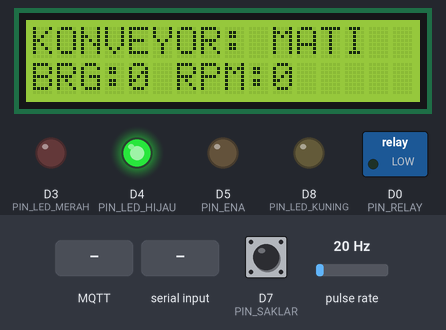
A sketch run on a simulated ESP8266 (NodeMCU). On the bench: 16×2 character LCD, switched loads named in the sketch (green lamp = pin HIGH), output pins drawn as LEDs (lit = HIGH). Wiring (inferred from the names in the program): pulse sensor: data D6. Inputs (shaded band) come from the test bench; at power-on: pulse rate 20 Hz, D7 (PIN_SAKLAR) HIGH. WiFi joins after 1.5 s; servers stay silent unless stated; random numbers use the default seed unless the sketch sets one; no MQTT or app messages arrive unless stated.

Above: at 5.2 s.
5.3 s: MQTT message "ON" arrives on the first subscribed topic
At 7.1 s:
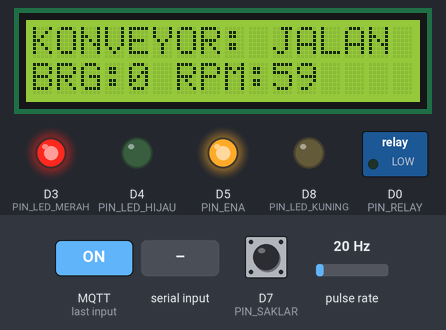
7.8 s: "SCANNING\n" received over Serial
At 9.3 s:
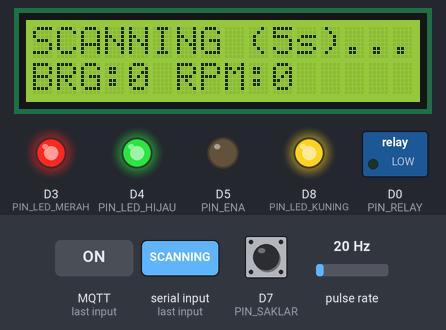
9.6 s: MQTT message "ON" arrives on the third subscribed topic
At 11.2 s:
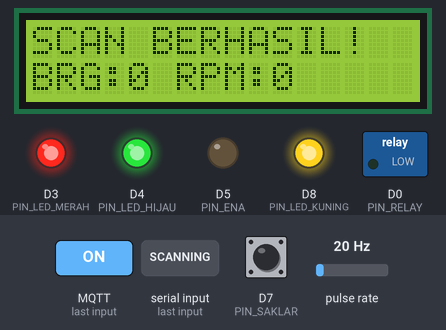
12.6 s: pulse rate (sensor on D6) set to 100 Hz
At 15.56 s:
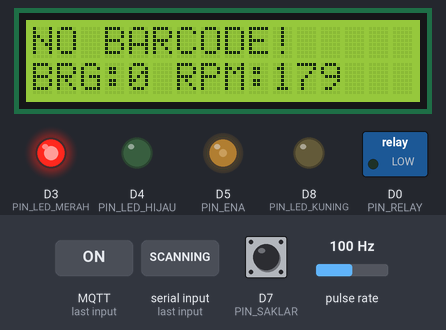
15.6 s: pulse rate (sensor on D6) set to 18 Hz
At 18.56 s:
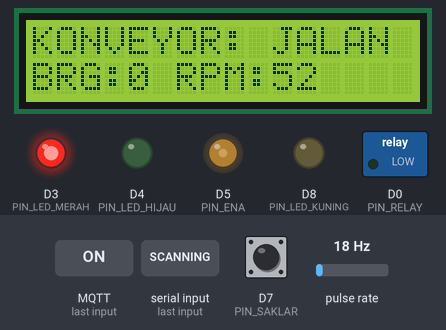
18.6 s: MQTT message "OFF" arrives on the third subscribed topic
At 21.46 s:
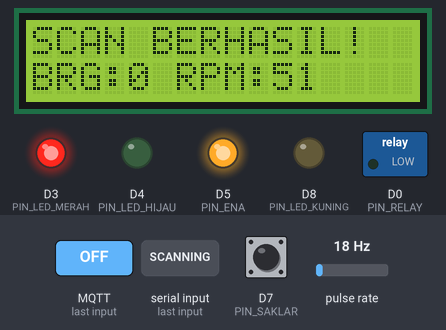
Timing chart, 0 to 21.9 s (numbered marks = the images above; inputs shaded):
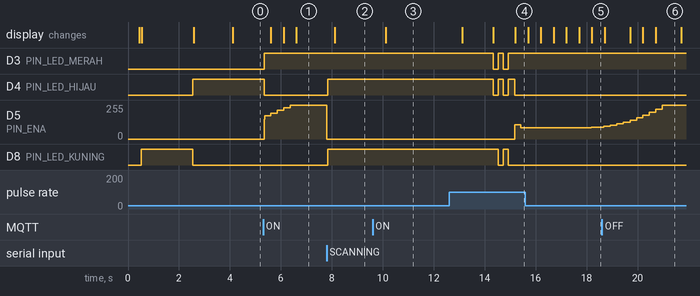

The sketch:

kodeprogram.ino
```cpp
#include <ESP8266WiFi.h>
#include <PubSubClient.h>
#include <Wire.h>
#include <LiquidCrystal_I2C.h>

// ================= KONFIGURASI WIFI & MQTT =================
const char* WIFI_SSID   = "naye";
const char* WIFI_PASS   = "tolonglahya";
const char* MQTT_SERVER = "192.168.137.230";
const int   MQTT_PORT   = 1883;

const char* TOPIC_KONTROL = "kel9_iot/conveyor/kontrol";
const char* TOPIC_STATUS  = "kel9_iot/conveyor/status";
const char* TOPIC_KODE    = "kel9_iot/conveyor/kode";
const char* TOPIC_JUMLAH  = "kel9_iot/conveyor/jumlah";
const char* TOPIC_RESET   = "kel9_iot/conveyor/reset";

// ================= PIN ESP8266 =================
#define PIN_RELAY       D0
#define PIN_LCD_SDA     D2
#define PIN_LCD_SCL     D1
#define PIN_ENA         D5
#define PIN_SENSOR      D6
#define PIN_SAKLAR      D7
#define PIN_LED_MERAH   D3
#define PIN_LED_HIJAU   D4
#define PIN_LED_KUNING  D8

// Polaritas LED
#define LED_ON          LOW
#define LED_OFF         HIGH
#define LED_KUNING_ON   HIGH
#define LED_KUNING_OFF  LOW

// ================= KONFIGURASI KONVEYOR & PID =================
const int JUMLAH_CELAH = 20;

float setpointRPM = 100.0;
float Kp = 1.2;
float Ki = 0.8;
float Kd = 0.05;

const int PWM_MIN = 85;
const int PWM_MAX = 255;

// ================= STATUS OPERASI & DATA LCD =================
enum ModeKonveyor {
  MODE_RUNNING,
  MODE_SCANNING
};

ModeKonveyor modeSekarang = MODE_RUNNING;
bool konveyorAktif = false;      // Bisa langsung di-ON/OFF dari web tanpa saklar fisik
bool saklarSebelumnya = false;
bool inisialisasiSaklar = false;

int jumlahBarangLCD = 0;
String kodeTerakhirLCD = "-";
unsigned long waktuNotifStatus = 0;
String teksNotifStatus = "";

// ================= OBJEK & VARIABEL =================
WiFiClient espClient;
PubSubClient mqtt(espClient);
LiquidCrystal_I2C lcd(0x27, 16, 2);

volatile unsigned long jumlahPulsa = 0;
volatile unsigned long waktuPulsaTerakhir = 0;

unsigned long waktuPIDSebelumnya = 0;
unsigned long waktuKirimSebelumnya = 0;
unsigned long waktuReconnectMQTT = 0;
unsigned long waktuMulaiScan = 0;

float rpmAktual = 0.0;
float rpmFiltered = 0.0;
float integralPID = 0.0;
float errorSebelumnya = 0.0;
int   pwmOutput = 0;
bool  motorSedangJalan = false;

// ================= HELPER LCD & KEDIP ALERT =================
void cetakBarisLCD(int baris, String teks) {
  while (teks.length() < 16) teks += " ";
  if (teks.length() > 16) teks = teks.substring(0, 16);
  lcd.setCursor(0, baris);
  lcd.print(teks);
}

void setSemuaLED(bool merah, bool kuning, bool hijau) {
  digitalWrite(PIN_LED_MERAH, merah ? LED_ON : LED_OFF);
  digitalWrite(PIN_LED_KUNING, kuning ? LED_KUNING_ON : LED_KUNING_OFF);
  digitalWrite(PIN_LED_HIJAU, hijau ? LED_ON : LED_OFF);
}

// Alert 5 detik tanpa barcode: LED kedip 2x + LCD tampil "NO BARCODE!" & hitungan tetap muncul
void jalankanAlertGagalScan() {
  cetakBarisLCD(0, "NO BARCODE!     ");
  cetakBarisLCD(1, "BRG:" + String(jumlahBarangLCD) + " RPM:0");

  for (int i = 0; i < 2; i++) {
    setSemuaLED(true, true, true);
    delay(200);
    setSemuaLED(false, false, false);
    delay(200);
  }

  teksNotifStatus = "NO BARCODE!     ";
  waktuNotifStatus = millis();
  modeSekarang = MODE_RUNNING;
}

// ================= INTERRUPT SENSOR FC-03 =================
void IRAM_ATTR hitungPulsa() {
  unsigned long sekarang = micros();
  if (sekarang - waktuPulsaTerakhir > 1000) {
    jumlahPulsa++;
    waktuPulsaTerakhir = sekarang;
  }
}

// ================= KONTROL INDIKATOR 3 LED =================
void updateIndikatorLED() {
  if (!konveyorAktif) {
    setSemuaLED(true, false, false);
  }
  else if (modeSekarang == MODE_SCANNING) {
    setSemuaLED(false, true, false);
  }
  else {
    setSemuaLED(false, false, true);
  }
}

// ================= PROSES PERINTAH MQTT & SERIAL =================
void prosesPerintah(String pesan) {
  pesan.trim();
  String cmd = pesan;
  cmd.toUpperCase();

  if (cmd == "ON" || cmd == "START") {
    konveyorAktif = true;
    modeSekarang = MODE_RUNNING;
  }
  else if (cmd == "OFF" || cmd == "STOP") {
    konveyorAktif = false;
    modeSekarang = MODE_RUNNING;
  }
  else if (cmd == "SCANNING" || cmd == "PAUSE") {
    if (konveyorAktif) {
      modeSekarang = MODE_SCANNING;
      waktuMulaiScan = millis();
      teksNotifStatus = "";
    }
  }
  else if (cmd == "SCAN_OK" || cmd == "RESUME" || cmd == "RUN") {
    if (konveyorAktif) {
      modeSekarang = MODE_RUNNING;
    }
  }
  else if (cmd == "SCAN_FAIL") {
    jalankanAlertGagalScan();
  }
  else if (cmd.startsWith("RPM:")) {
    float targetBaru = cmd.substring(4).toFloat();
    if (targetBaru >= 20 && targetBaru <= 500) {
      setpointRPM = targetBaru;
    }
  }
}

void mqttCallback(char* topic, byte* payload, unsigned int length) {
  String topikStr = String(topic);
  String pesan = "";
  for (unsigned int i = 0; i < length; i++) {
    pesan += (char)payload[i];
  }
  pesan.trim();

  if (topikStr == TOPIC_KONTROL) {
    prosesPerintah(pesan);
  }
  else if (topikStr == TOPIC_JUMLAH) {
    jumlahBarangLCD = pesan.toInt();
  }
  else if (topikStr == TOPIC_KODE) {
    kodeTerakhirLCD = pesan;
    teksNotifStatus = "SCAN BERHASIL!  ";
    waktuNotifStatus = millis();
  }
  else if (topikStr == TOPIC_RESET && pesan == "RESET") {
    jumlahBarangLCD = 0;
    kodeTerakhirLCD = "-";
    teksNotifStatus = "";
  }
}

// ================= KONTROL MOTOR & RELAY =================
void mulaiMotor() {
  if (!motorSedangJalan) {
    pinMode(PIN_RELAY, OUTPUT);
    digitalWrite(PIN_RELAY, LOW);
    delay(40);

    integralPID = 0.0;
    errorSebelumnya = 0.0;
    pwmOutput = 150;
    analogWrite(PIN_ENA, pwmOutput);
    motorSedangJalan = true;
  }
}

void hentikanMotor() {
  if (motorSedangJalan) {
    analogWrite(PIN_ENA, 0);
    digitalWrite(PIN_ENA, LOW);
    delay(40);
    pinMode(PIN_RELAY, INPUT);

    pwmOutput = 0;
    rpmAktual = 0.0;
    rpmFiltered = 0.0;
    integralPID = 0.0;
    errorSebelumnya = 0.0;
    motorSedangJalan = false;
  }
}

// ================= KONEKSI WIFI & MQTT =================
void setupWiFi() {
  WiFi.mode(WIFI_STA);
  WiFi.begin(WIFI_SSID, WIFI_PASS);
  int percobaan = 0;
  while (WiFi.status() != WL_CONNECTED && percobaan < 20) {
    delay(500);
    percobaan++;
  }
}

void cekKoneksiMQTT() {
  if (WiFi.status() != WL_CONNECTED) return;
  if (!mqtt.connected()) {
    if (millis() - waktuReconnectMQTT >= 5000) {
      waktuReconnectMQTT = millis();
      String clientId = "ESP8266-Conveyor-" + String(random(0xffff), HEX);
      if (mqtt.connect(clientId.c_str())) {
        mqtt.subscribe(TOPIC_KONTROL);
        mqtt.subscribe(TOPIC_JUMLAH);
        mqtt.subscribe(TOPIC_KODE);
        mqtt.subscribe(TOPIC_RESET);
      }
    }
  } else {
    mqtt.loop();
  }
}

// ================= SETUP =================
void setup() {
  Serial.begin(115200);
  delay(200);

  pinMode(PIN_RELAY, INPUT);
  pinMode(PIN_ENA, OUTPUT);
  digitalWrite(PIN_ENA, LOW);

  pinMode(PIN_SENSOR, INPUT);
  pinMode(PIN_SAKLAR, INPUT_PULLUP);

  pinMode(PIN_LED_MERAH, OUTPUT);
  pinMode(PIN_LED_HIJAU, OUTPUT);
  pinMode(PIN_LED_KUNING, OUTPUT);

  analogWriteRange(255);
  analogWriteFreq(1000);

  Wire.begin(PIN_LCD_SDA, PIN_LCD_SCL);
  delay(250);
  lcd.init();
  lcd.backlight();
  lcd.clear();

  setSemuaLED(true, true, true);
  cetakBarisLCD(0, "PERSIAPAN SISTEM");
  cetakBarisLCD(1, "SEMUA LED ON 2s ");
  delay(2000);

  setSemuaLED(true, false, false);
  cetakBarisLCD(0, "MENGHUBUNGKAN...");
  cetakBarisLCD(1, "WIFI & MQTT     ");
  setupWiFi();

  mqtt.setServer(MQTT_SERVER, MQTT_PORT);
  mqtt.setCallback(mqttCallback);

  attachInterrupt(digitalPinToInterrupt(PIN_SENSOR), hitungPulsa, FALLING);
}

// ================= LOOP =================
void loop() {
  cekKoneksiMQTT();

  if (Serial.available() > 0) {
    String cmdSerial = Serial.readStringUntil('\n');
    prosesPerintah(cmdSerial);
  }

  // 1. Cek perubahan saklar fisik (tidak mengunci tombol web)
  bool saklarFisikON = (digitalRead(PIN_SAKLAR) == LOW);
  if (!inisialisasiSaklar) {
    saklarSebelumnya = saklarFisikON;
    inisialisasiSaklar = true;
    konveyorAktif = false;
  } else if (saklarFisikON != saklarSebelumnya) {
    saklarSebelumnya = saklarFisikON;
    konveyorAktif = saklarFisikON;
    modeSekarang = MODE_RUNNING;
  }

  // 2. Eksekusi Motor
  if (!konveyorAktif) {
    hentikanMotor();
  } else {
    // Pengaman jika Raspi terputus saat scanning lebih dari 6.5 detik -> otomatis lanjut
    if (modeSekarang == MODE_SCANNING && (millis() - waktuMulaiScan >= 6500)) {
      jalankanAlertGagalScan();
    }

    if (modeSekarang == MODE_RUNNING) {
      mulaiMotor();
    } else {
      hentikanMotor();
    }
  }

  updateIndikatorLED();

  // 3. Perhitungan Sensor FC-03 & PID setiap 250 ms
  unsigned long sekarang = millis();
  if (sekarang - waktuPIDSebelumnya >= 250) {
    float dt = (sekarang - waktuPIDSebelumnya) / 1000.0;
    waktuPIDSebelumnya = sekarang;

    noInterrupts();
    unsigned long pulsa = jumlahPulsa;
    jumlahPulsa = 0;
    interrupts();

    if (motorSedangJalan) {
      rpmAktual = ((float)pulsa / JUMLAH_CELAH) * (60.0 / dt);
      rpmFiltered = (0.6 * rpmAktual) + (0.4 * rpmFiltered);

      float error = setpointRPM - rpmFiltered;
      integralPID += error * dt;
      integralPID = constrain(integralPID, -150.0, 150.0);
      float derivative = (error - errorSebelumnya) / dt;
      errorSebelumnya = error;

      float pidOut = (Kp * error) + (Ki * integralPID) + (Kd * derivative);
      pwmOutput = constrain((int)(pwmOutput + pidOut * 0.25), PWM_MIN, PWM_MAX);

      analogWrite(PIN_ENA, pwmOutput);
    } else {
      rpmAktual = 0.0;
      rpmFiltered = 0.0;
      pwmOutput = 0;
    }
  }

  // 4. Update LCD & Kirim Telemetry setiap 500 ms
  if (sekarang - waktuKirimSebelumnya >= 500) {
    waktuKirimSebelumnya = sekarang;

    if (teksNotifStatus != "" && (sekarang - waktuNotifStatus >= 3000)) {
      teksNotifStatus = "";
    }

    const char* statusTeks = "OFF";
    if (!konveyorAktif) {
      statusTeks = "OFF";
      cetakBarisLCD(0, "KONVEYOR: MATI  ");
    }
    else if (teksNotifStatus != "") {
      statusTeks = "RUNNING";
      cetakBarisLCD(0, teksNotifStatus);
    }
    else if (modeSekarang == MODE_SCANNING) {
      statusTeks = "SCANNING";
      cetakBarisLCD(0, "SCANNING (5s)...");
    }
    else {
      statusTeks = "RUNNING";
      cetakBarisLCD(0, "KONVEYOR: JALAN ");
    }

    String barisInfo = "BRG:" + String(jumlahBarangLCD) + " RPM:" + String((int)rpmFiltered);
    cetakBarisLCD(1, barisInfo);

    char jsonPayload[160];
    snprintf(jsonPayload, sizeof(jsonPayload),
             "{\"status\":\"%s\",\"saklar\":\"%s\",\"sistem\":\"%s\",\"rpm\":%.1f,\"setpoint\":%.1f,\"pwm\":%d}",
             statusTeks,
             saklarFisikON ? "ON" : "OFF",
             konveyorAktif ? "ON" : "OFF",
             rpmFiltered, setpointRPM, pwmOutput);

    if (mqtt.connected()) {
      mqtt.publish(TOPIC_STATUS, jsonPayload);
    }
  }
}
```

Measured:
- after the input at 5.3 s, D3 (PIN_LED_MERAH): LOW → HIGH at once; D4 (PIN_LED_HIJAU): HIGH → LOW at once; D5 (PIN_ENA): moves from 0/255 to 255/255 over 1.0 s, starting at once; the display: first changes after 0.31 s (image 1 shows a later state)
- after the input at 7.8 s, D4 (PIN_LED_HIJAU), D8 (PIN_LED_KUNING): LOW → HIGH at once; D5 (PIN_ENA): 255/255 → 0/255 at once; the display: changes after 0.31 s (image 2)
- after the input at 9.6 s, the display: changes after 0.51 s (image 3)
- after the input at 15.6 s, D5 (PIN_ENA): 85/255 → 87/255 after 2.6 s, → 89/255 0.25 s later
- what the display in image 6 shows lasts 1.0 s, from 20.7 s to 21.7 s
